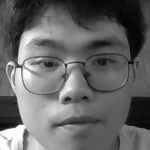
#> input picture training/tuan/tuan (1).jpg, 150 x 150 px, found by its file name; its folder holds only this picture in this run
$ python trainimg.py
#> lines starting #> are read from the running program, lines starting #| are printed output that depends on the picture
#Mô tả: Trong phân đoạn code này ta có 2 phần chính
#Phần 1: Dùng để chuyển từ ảnh màu thành trắng đen và nhận diện khuôn mặt người
#Phần 2: Cắt hình vào đúng nơi gương mặt nhận diện được để dễ trainning
#Lưu ý: kích thước ảnh sau cắt phải resize thành 150x150
import cv2
import os
import numpy as np
detector=cv2.CascadeClassifier(cv2.data.haarcascades +'haarcascade_frontalface_default.xml')

#Xử lý ảnh
for a in range(1,61):
    filename = 'E:\\\\face_cnn\\\\training\\\\tuan\\\\tuan ('  +str(a) + ')' + '.jpg'
    frame = cv2.imread(filename)
#> frame is the input picture: shape (150, 150, 3); min 0, max 255, mean 101.4
    gray = cv2.cvtColor(frame,cv2.COLOR_BGR2GRAY)
    fa = detector.detectMultiScale(gray, 1.1, 5)
#> fa = [[11, 8, 130, 130]]
    for(x,y,w,h) in fa:
        img = cv2.rectangle(frame,(x,y),(x+w, y+h),(0,255,0), 2)
        path = 'E:\\\\face_cnn\\\\training\\\\tuan1\\\\tuan ('  +str(a) + ')' +'.jpg'
        gray = gray[y:y+h,x:x+w]
        gray = cv2.resize(gray,(150,150))
        cv2.imwrite(path,gray)
        cv2.waitKey(0)
#> this loop made 1 pass
#> pass 1, `img = cv2.rectangle(frame,(x,y),(x+w, y+h),(0,255,0), 2)`:
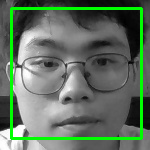
#> img: shape (150, 150, 3); mean B, G, R 96, 113.6, 96
#> pass 1, `gray = gray[y:y+h,x:x+w]`:
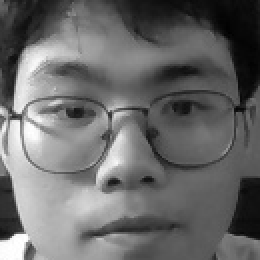
#> gray: shape (130, 130) (shown 2 times larger); min 0, max 255, mean 106.1
#> pass 1, `gray = cv2.resize(gray,(150,150))`:
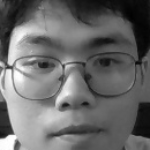
#> gray: shape (150, 150); min 1, max 255, mean 105.9
#> (the run stopped early here; a loop or call above may not have finished)
